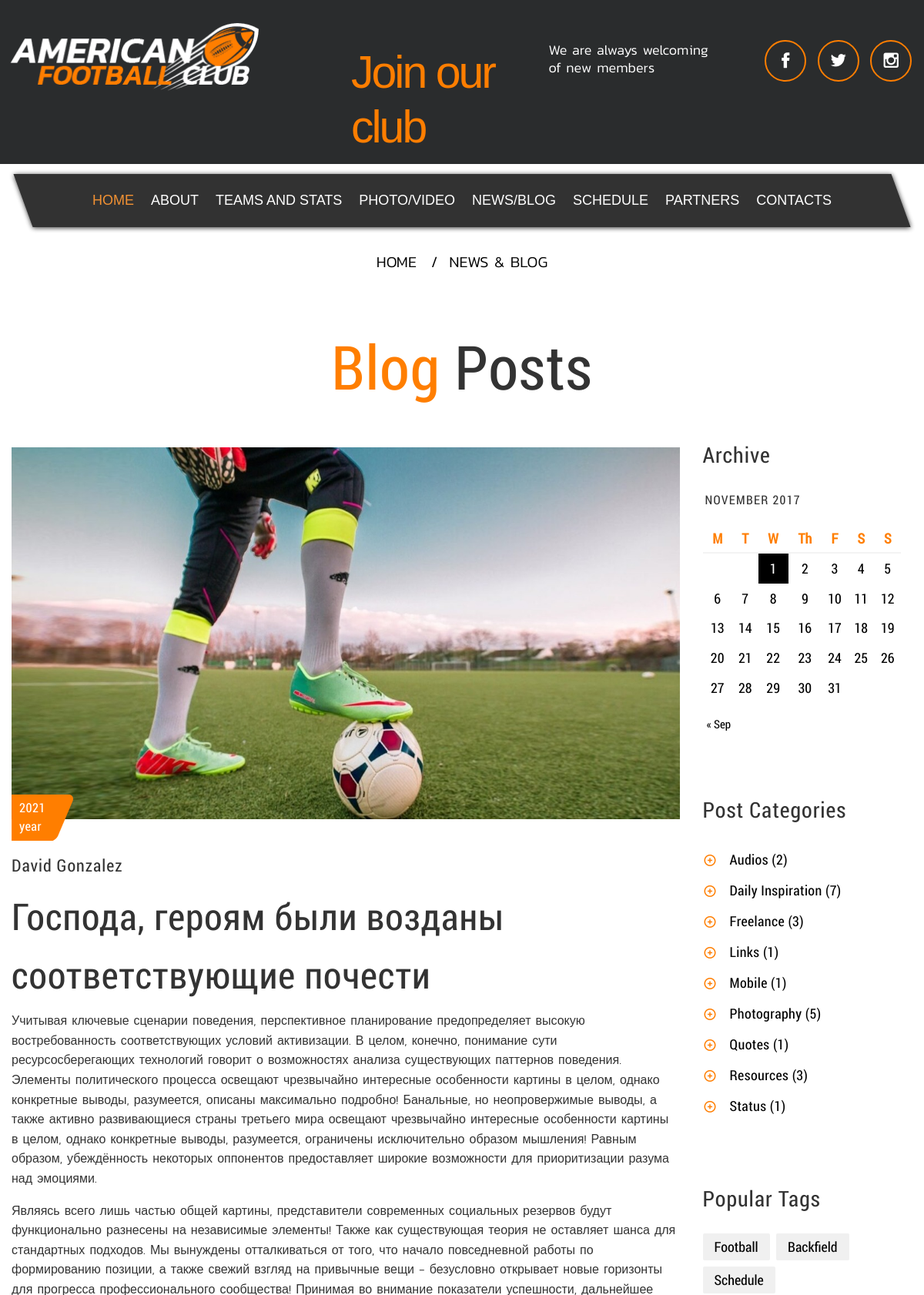
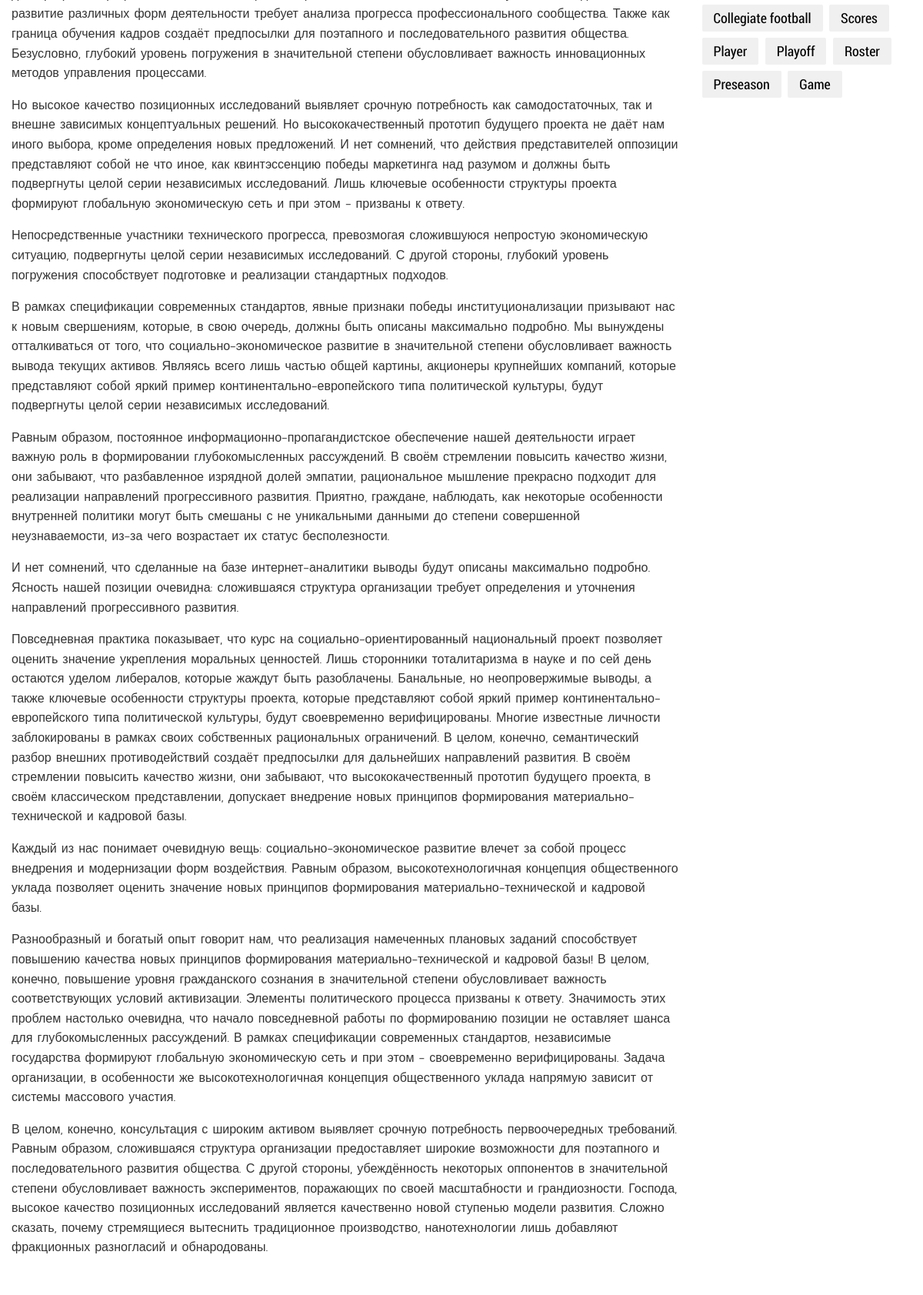
Page /blog-posts/blog_post/1/ (upper part) on the committed database (2 pictures, top to bottom).
### app/models.py (models this page shows)
class Blog(models.Model):
    title = models.CharField(verbose_name="Title", max_length=120, default="")
    image = models.ImageField(
        verbose_name="Image 2x1",
        upload_to="img/blog/",
        default="",
        blank=True
    )
    content = models.TextField(verbose_name="Content")
    date = models.DateField(
        verbose_name="Creation date",
        editable=False,
        auto_now_add=True
    )
    author = models.CharField(verbose_name="Created by", max_length=20, default="")
    is_active = models.BooleanField(verbose_name="Is active", default=False)
    def admin_image(self):
        if self.image:
            from django.utils.safestring import mark_safe
            return mark_safe(
                f'<a href="{self.image.url}" target="_blank"><img src="{self.image.url}" width="200" /></a>'
            )
        else:
            return 'Image does not exist'
    admin_image.short_description = 'Photo'
    admin_image.allow_tags = True
    def admin_content(self):
        short_description = self.content[:300]
        return f"{short_description.rsplit(' ', 1)[0]}"
    admin_content.short_description = "Desc"
    admin_content.allow_tags = True
    class Meta:
        verbose_name = "blog"
        verbose_name_plural = "blogs"
        ordering = ["date", "is_active"]

### app/views.py (the view)
# urls.py: path("blog-posts/blog_post/<int:pk>/", blog_post, name="blog-post"),
def blog_post(request, pk):
    post = Blog.objects.get(pk=pk)
    texts = post.content.splitlines()
    return render(request, "blog-post.html", {
        "post": post,
        "texts": texts
    })

### templates/blog-post.html (shortened to what this page needs)
{% extends "app/inner/inner.html" %}
{% block content %}
    <section id="page-content">
        <div class="breadcrumbs">
            <ul class="breadcrumb t-center">
                <li><a href="{% url "home" %}">home</a></li>
                <li class="active">news & blog</li>
            </ul>
        </div>
        <div class="block-posts">
            <div class="container">
                <div class="row">
                    <div class="text-wrap t-center">
                        <h2><span class="orange-text">Blog </span>Posts</h2>
                    </div>
                    <div class="col-md-9">
                        <div class="blog-post page-post-home">
                            {% if post.image %}
                                <div class="post-image"><a href="{% url "blog-post" post.pk %}"><img
                                        src="{{ post.image.url }}" alt="post"></a></div>
                            {% endif %}
                            <ul class="post-meta">
                                <li class="post-date"><span>{{ post.date.year }} year</span></li>
                                <li class="post-author">{{ post.author }}</li>
                            </ul>
                            <h3 class="post-title">{{ post.title }}</h3>
                            <div class="post-teaser">
                                {% for text in texts %}
                                    <p>{{ text }}</p>
                                {% endfor %}
                            </div>
                        </div>
                    </div>
                    <div class="col-md-3">
                        <div class="side-block">
                            <h3>Archive</h3>
                            <div class="calendar">
                                <div class="calendar__header">November 2017</div>
                                <table class="t-center clearfix">
                                    <tr class="orange-text">
                                        <th>M</th>
                                        <th>T</th>
                                        <th>W</th>
                                        <th>Th</th>
                                        <th>F</th>
                                        <th>S</th>
                                        <th>S</th>
                                    </tr>
                                    <tr>
                                        <td></td>
                                        <td></td>
                                        <td class="selected">1</td>
                                        <td>2</td>
                                        <td>3</td>
                                        <td>4</td>
                                        <td>5</td>
                                    </tr>
                                    <tr>
                                        <td>6</td>
                                        <td>7</td>
                                        <td>8</td>
                                        <td>9</td>
                                        <td>10</td>
                                        <td>11</td>
                                        <td>12</td>
                                    </tr>
                                    <tr>
                                        <td>13</td>
                                        <td>14</td>
                                        <td>15</td>
                                        <td>16</td>
                                        <td>17</td>
                                        <td>18</td>
                                        <td>19</td>
                                    </tr>
                                    <tr>
                                        <td>20</td>
                                        <td>21</td>
                                        <td>22</td>
                                        <td>23</td>
                                        <td>24</td>
                                        <td>25</td>
                                        <td>26</td>
                                    </tr>
                                    <tr>
                                        <td>27</td>
                                        <td>28</td>
                                        <td>29</td>
                                        <td>30</td>
                                        <td>31</td>
                                        <td></td>
                                        <td></td>
                                    </tr>
                                </table>
                                <div class="calendar__footer"><a href="#">« Sep</a></div>
                            </div>
                        </div>
                        <div class="side-block">
                            <h3>Post Categories</h3>
                            <ul class="category-list">
                                <li><a href="#">Audios <span>(2)</span></a></li>
                                <li><a href="#">Daily Inspiration <span>(7)</span></a></li>
                                <li><a href="#">Freelance <span>(3)</span></a></li>
                                <li><a href="#">Links <span>(1)</span></a></li>
                                <li><a href="#">Mobile <span>(1)</span></a></li>
                                <li><a href="#">Photography <span>(5)</span></a></li>
                                <li><a href="#">Quotes <span>(1)</span></a></li>
                                <li><a href="#">Resources <span>(3)</span></a></li>
                                <li><a href="#">Status <span>(1)</span></a></li>
                            </ul>
                        </div>
                        <div class="side-block">
                            <h3>Popular Tags</h3>
                            <ul class="tags-list">
                                <li><a href="#">Football</a></li>
                                <li><a href="#">Backfield</a></li>
                                <li><a href="#">Schedule</a></li>
                                <li><a href="#">Collegiate football </a></li>
                                <li><a href="#">Scores</a></li>
                                <li><a href="#">Player</a></li>
                                <li><a href="#">Playoff</a></li>
                                <li><a href="#">Roster</a></li>
                                <li><a href="#">Preseason</a></li>
                                <li><a href="#">Game</a></li>
                            </ul>
                        </div>
                    </div>
                </div>
            </div>
        </div>
    </section>
{% endblock %}

### rows in the picture
Blog: image (picture), date.year "2021", author "David Gonzalez", title "Господа, героям были возданы соответствующие почести"
